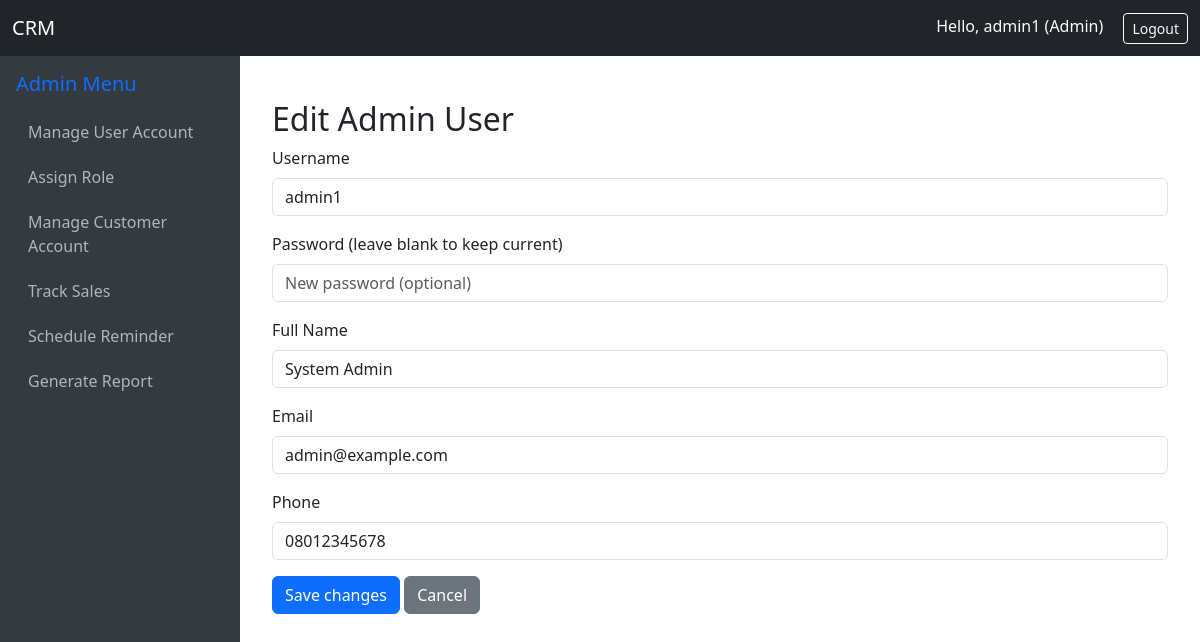
The page /dashboard/edit_user/admin/2 (signed in) on the database its author committed.
### tables this page shows
CREATE TABLE admins (
        id INTEGER PRIMARY KEY AUTOINCREMENT,
        username TEXT UNIQUE NOT NULL,
        password TEXT NOT NULL,
        fullname TEXT NOT NULL,
        email TEXT UNIQUE NOT NULL,
        phone TEXT,
        role TEXT DEFAULT 'admin',
        created_at TIMESTAMP DEFAULT CURRENT_TIMESTAMP
    );

### routes/dashboard.py (the view, shortened to what this page needs)
@dashboard_bp.route("/edit_user/<role>/<int:user_id>", methods=["GET", "POST"])
def edit_user(role, user_id):
    if session.get("role") != "admin":
        flash("Unauthorized access.", "danger")
        return redirect(url_for("dashboard"))
    conn = get_db_connection()
    cursor = conn.cursor()
    if role == "admin":
        table = "admins"
    elif role == "staff":
        table = "staff"
    elif role == "customer":
        table = "customers"
    else:
        flash("Invalid role.", "danger")
        conn.close()
        return redirect(url_for("dashboard.manage_users"))
    row = cursor.execute(f"SELECT * FROM {table} WHERE id=?", (user_id,)).fetchone()
    if not row:
        conn.close()
        flash("User not found.", "danger")
        return redirect(url_for("dashboard.manage_users"))
    user = {k: row[k] for k in row.keys()}
    conn.close()
    return render_template("dashboard/edit_user.html", user=user, role=role)

### routes/dashboard.py (called while the page is built)
def get_db_connection():
    conn = sqlite3.connect(DB_NAME)
    conn.row_factory = sqlite3.Row
    return conn

### templates/dashboard/edit_user.html
{% extends "base.html" %}
{% block content %}
<div class="container mt-4">
  <h2>Edit {{ role|capitalize }} User</h2>
  <form method="POST" action="{{ url_for('dashboard.edit_user', role=role, user_id=user['id']) }}">
    <div class="mb-3">
      <label class="form-label">Username</label>
      <input type="text" name="username" class="form-control" value="{{ user['username'] }}" required>
    </div>
    <div class="mb-3">
      <label class="form-label">Password (leave blank to keep current)</label>
      <input type="password" name="password" class="form-control" placeholder="New password (optional)">
    </div>
    <div class="mb-3">
      <label class="form-label">Full Name</label>
      <input type="text" name="fullname" class="form-control" value="{{ user['fullname'] }}" required>
    </div>
    <div class="mb-3">
      <label class="form-label">Email</label>
      <input type="email" name="email" class="form-control" value="{{ user['email'] }}">
    </div>
    <div class="mb-3">
      <label class="form-label">Phone</label>
      <input type="text" name="phone" class="form-control" value="{{ user['phone'] }}">
    </div>
    <button type="submit" class="btn btn-primary">Save changes</button>
    <a href="{{ url_for('dashboard.manage_users') }}" class="btn btn-secondary">Cancel</a>
  </form>
</div>
{% endblock %}

### templates/base.html (shortened to what this page needs)
<!DOCTYPE html>
<html lang="en">
<head>
  <link href="https://cdn.jsdelivr.net/npm/bootstrap@5.3.2/dist/css/bootstrap.min.css" rel="stylesheet">
</head>
<body>
  <nav class="navbar navbar-dark bg-dark">
    <div class="container-fluid">
      <a class="navbar-brand" href="#">CRM</a>
      <div>
        {% if session.get('username') %}
          <span class="text-light me-3">
            Hello, {{ session.username }} ({{ session.role|capitalize }})
          </span>
          <a class="btn btn-outline-light btn-sm" href="{{ url_for('auth.logout') }}">Logout</a>
        {% else %}
          <a class="btn btn-outline-light btn-sm" href="{{ url_for('auth.login') }}">Login</a>
        {% endif %}
      </div>
    </div>
  </nav>
  <div class="wrapper">
    <div class="sidebar p-3">
      {% if session.get('role') %}
      <h5>
        <a href="{{ url_for('dashboard.dashboard') }}" class="text-decoration-none">
          {{ session.role|capitalize }} Menu
        </a>
      </h5>
      {% else %}
        <h5>Menu</h5>
      {% endif %}
      <ul class="nav flex-column">
        {% if session.get('role') == 'admin' %}
          <li class="nav-item"><a class="nav-link" href="{{ url_for('dashboard.manage_users') }}">Manage User Account</a></li>
          <li class="nav-item"><a class="nav-link" href="{{ url_for('dashboard.assign_role') }}">Assign Role</a></li>
          <li class="nav-item"><a class="nav-link" href="{{ url_for('dashboard.manage_customers') }}">Manage Customer Account</a></li>
          <li class="nav-item"><a class="nav-link" href="{{ url_for('dashboard.track_sales') }}">Track Sales</a></li>
          <li class="nav-item"><a class="nav-link" href="{{ url_for('dashboard.schedule_reminder') }}">Schedule Reminder</a></li>
          <li class="nav-item"><a class="nav-link" href="{{ url_for('dashboard.generate_report') }}">Generate Report</a></li>
        {% endif %}
      </ul>
    </div>
    <div class="content">
      {% block content %}{% endblock %}
    </div>
  </div>
</body>
</html>

### templates/base.html (style rules this page uses)
body { display: flex; min-height: 100vh; flex-direction: column; }
.wrapper { display: flex; flex: 1; }
.sidebar { width: 240px; background: #343a40; color: #fff; flex-shrink: 0; }
.sidebar h5 { color: #f8f9fa; margin-bottom: 1rem; }
.sidebar .nav-link { color: #adb5bd; border-radius: 4px; margin-bottom: 5px; padding: 8px 12px; }
.content { flex-grow: 1; padding: 20px; }

### rows shown on the page
admins: username "admin1", role "Admin", fullname "System Admin", email "admin@example.com", phone "08012345678"
